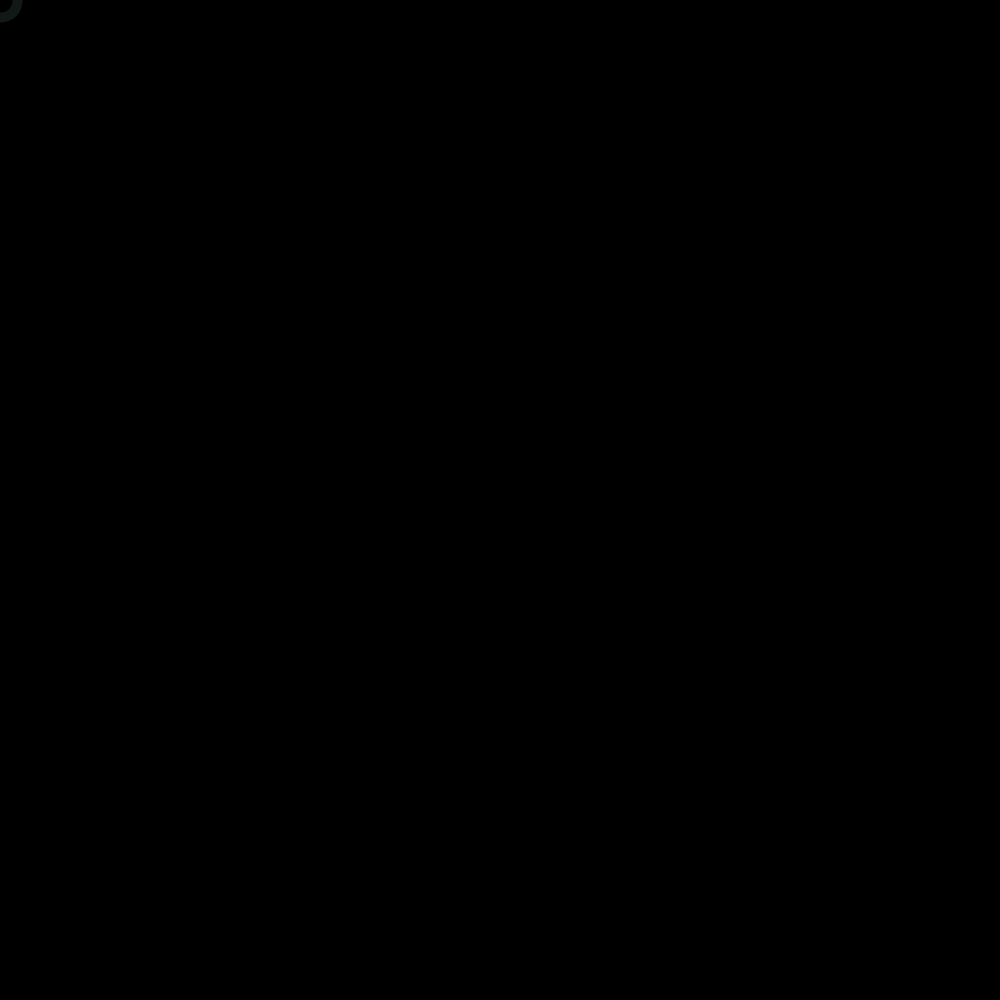
Frame 1 (no input)
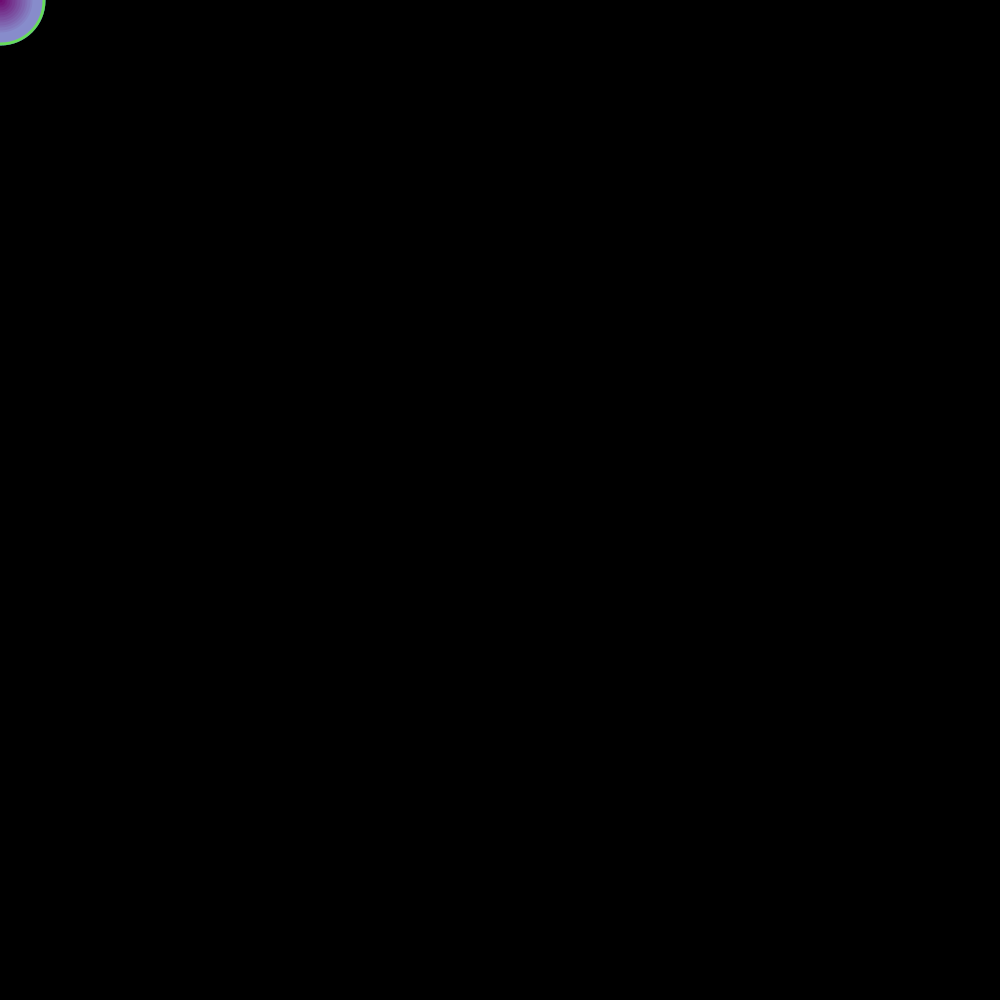
Frame 60 (the mouse pressed at the canvas centre just before this capture)
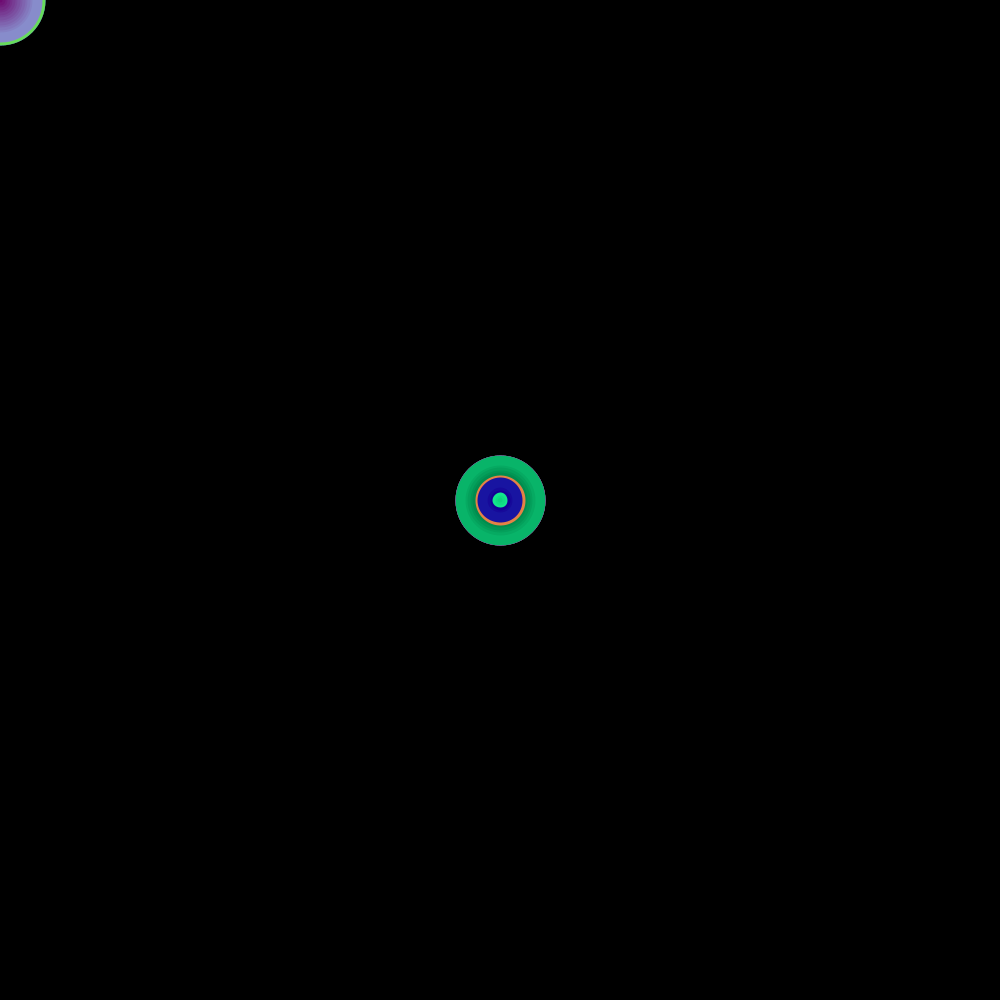
Frame 120 (the mouse held since frame 60 and released just before this capture)

The Processing sketch that drew these frames (run headless with seeded random() and noise(); from frame 60 on, the mouse is pressed at the canvas centre):

// Processing sketch: BlurredBackgroundImg
// ── BlurredBackgroundImg.pde
float r, g, b, diam, bColor, x;
PGraphics pg;

void setup() {
  size(1000, 1000);
  bColor = 0;
  background(bColor);  // set the background color only once.
  r = 15;
  g = 15;
  b = 15;
  diam = 30;
  x = 0;
  strokeWeight(10);
  pg = createGraphics(width, height);
  pg.beginDraw();
  pg.background(bColor);
  pg.endDraw();
}

void draw() {
  pg.beginDraw();
  updateRGB();
  updateDiam();
  updateCircle();
  if(mouseX != pmouseX) updateHud();
  pg.endDraw();
  
}

void mouseClicked() {
  background(bColor);
}

void mouseDragged() {
  //background(bColor);
  tint(255, 5);
  image(pg, (width - mouseX) - (width * 0.5), (height - mouseY) - (height * 0.5));
}

void updateCircle() {
  stroke(r, g, b);
  noFill();
  ellipse(mouseX, mouseY, diam, diam);
  pg.ellipse(mouseX, mouseY, diam, diam);
}

void updateRGB() {
  int rateR = 2;
  int rateG = 10;
  int rateB = 7;
  r += rateR;
  g += rateG;
  b += rateB;
  if (r > 230) {r = 0;}
  if ( g > 230) g = 0;
  if (b > 230) b = 0;
}

void updateDiam() {
  int rate = 5;
  diam += rate;
  if (diam > 80) diam = 0;
}

void updateHud() {
  println("Red: " + r);
  println("Green: " + g);
  println("Blue: " + b);
}
